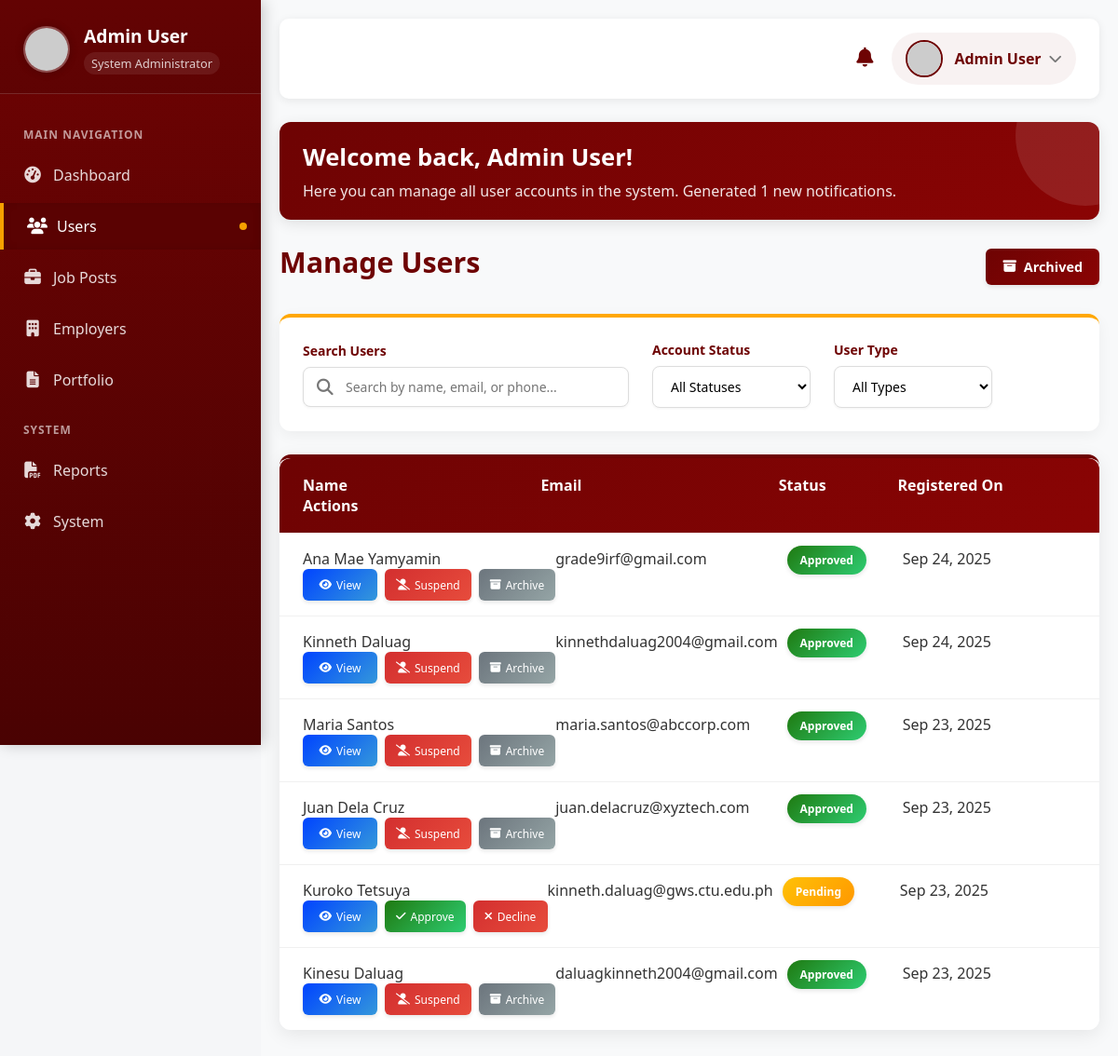
Screenshot of /admin_manage_users.php (signed in) with the database file from the repository.
### tables this page shows
CREATE TABLE `users` (
  `usr_id` int NOT NULL AUTO_INCREMENT,
  `usr_name` varchar(100) NOT NULL,
  `usr_email` varchar(100) NOT NULL,
  `usr_phone` varchar(15) DEFAULT NULL,
  `usr_password` varchar(255) NOT NULL,
  `usr_profile_photo` varchar(255) DEFAULT NULL,
  `usr_role` enum('admin','graduate','employer','staff') DEFAULT NULL,
  `usr_gender` enum('Male','Female','Other') DEFAULT NULL,
  `usr_birthdate` date DEFAULT NULL,
  `usr_address` varchar(255) DEFAULT NULL,
  `usr_is_approved` tinyint(1) DEFAULT '0',
  `usr_account_status` enum('active','pending','suspended','inactive') DEFAULT 'pending',
  `usr_failed_login_attempts` int DEFAULT '0',
  `usr_last_login` timestamp NULL DEFAULT NULL,
  `usr_reset_token` varchar(255) DEFAULT NULL,
  `usr_reset_expiry` timestamp NULL DEFAULT NULL,
  `usr_created_at` timestamp NULL DEFAULT CURRENT_TIMESTAMP,
  `usr_updated_at` timestamp NULL DEFAULT CURRENT_TIMESTAMP ON UPDATE CURRENT_TIMESTAMP,
  PRIMARY KEY (`usr_id`),
  UNIQUE KEY `usr_email` (`usr_email`),
  UNIQUE KEY `usr_phone` (`usr_phone`),
  KEY `idx_usr_email` (`usr_email`),
  KEY `idx_usr_role` (`usr_role`),
  KEY `idx_usr_status` (`usr_account_status`)
);

### admin_manage_users.php (the view, shortened to what the rows shown need)
<?php
$host = "localhost";
$dbname = "growth_db";
$username = "root";
$password = "06162004";
try {
    $conn = new PDO("mysql:host=$host;dbname=$dbname", $username, $password);
    $conn->setAttribute(PDO::ATTR_ERRMODE, PDO::ERRMODE_EXCEPTION);
} catch (PDOException $e) {
    die("Database Connection Failed: " . $e->getMessage());
}
function createAdminNotification($conn, $type, $message, $related_id = null) {
    $adminStmt = $conn->query("SELECT usr_id FROM users WHERE usr_role = 'admin'");
    $admins = $adminStmt->fetchAll(PDO::FETCH_COLUMN);
    foreach ($admins as $adminId) {
        $stmt = $conn->prepare("INSERT INTO notifications (notif_usr_id, notif_message, notif_type, notif_created_at)
                               VALUES (?, ?, ?, NOW())");
        $stmt->execute([$adminId, $message, $type]);
    }
}
function checkNewUserRegistrations($conn) {
    $lastNotifStmt = $conn->query("SELECT MAX(notif_created_at) FROM notifications WHERE notif_type = 'new_user_registration'");
    $lastNotif = $lastNotifStmt->fetchColumn();
    if ($lastNotif) {
        $sql = "SELECT usr_id, usr_name, usr_role, usr_email, usr_created_at
                FROM users
                WHERE usr_created_at > ?
                AND usr_role != 'admin'
                AND usr_created_at >= DATE_SUB(NOW(), INTERVAL 7 DAY) -- Limit to last 7 days to avoid old users
                ORDER BY usr_created_at DESC";
        $newUsersStmt = $conn->prepare($sql);
        $newUsersStmt->execute([$lastNotif]);
        $newUsers = $newUsersStmt->fetchAll(PDO::FETCH_ASSOC);
    } else {
        $sql = "SELECT usr_id, usr_name, usr_role, usr_email, usr_created_at
                FROM users
                WHERE usr_created_at >= DATE_SUB(NOW(), INTERVAL 24 HOUR)
                AND usr_role != 'admin'
                ORDER BY usr_created_at DESC";
        $newUsersStmt = $conn->query($sql);
        $newUsers = $newUsersStmt->fetchAll(PDO::FETCH_ASSOC);
    }
    return 0;
}
function checkPendingApprovals($conn) {
    $notificationsGenerated = 0;
    $pendingEmployersStmt = $conn->query("SELECT COUNT(*) as count FROM users WHERE usr_role = 'employer' AND usr_is_approved = FALSE");
    $pendingEmployers = $pendingEmployersStmt->fetch(PDO::FETCH_ASSOC);
    $pendingJobsStmt = $conn->query("SELECT COUNT(*) as count FROM jobs WHERE job_status = 'pending'");
    $pendingJobs = $pendingJobsStmt->fetch(PDO::FETCH_ASSOC);
    return $notificationsGenerated;
}
function checkProfileIssues($conn) {
    $incompleteProfilesStmt = $conn->query("
        SELECT COUNT(*) as count FROM users u
        LEFT JOIN graduates g ON u.usr_id = g.grad_usr_id
        WHERE u.usr_role = 'graduate'
        AND (g.grad_id IS NULL OR g.grad_school_id = '' OR g.grad_degree = '' OR g.grad_job_preference = '')
    ");
    $incompleteProfiles = $incompleteProfilesStmt->fetch(PDO::FETCH_ASSOC);
    return 0;
}
function checkApplicationTrends($conn) {
    $recentApplicationsStmt = $conn->query("
        SELECT COUNT(*) as count FROM applications
        WHERE app_applied_at >= DATE_SUB(NOW(), INTERVAL 1 HOUR)
    ");
    $recentApplications = $recentApplicationsStmt->fetch(PDO::FETCH_ASSOC);
    $lastAppNotifStmt = $conn->query("SELECT MAX(notif_created_at) FROM notifications WHERE notif_type = 'new_application'");
    $lastAppNotif = $lastAppNotifStmt->fetchColumn();
    if ($lastAppNotif) {
        $newApplicationsStmt = $conn->query("
            SELECT COUNT(*) as count FROM applications
            WHERE app_applied_at > '$lastAppNotif'
        ");
        $newApplications = $newApplicationsStmt->fetch(PDO::FETCH_ASSOC);
    } else {
        $newApplicationsStmt = $conn->query("
            SELECT COUNT(*) as count FROM applications
            WHERE app_applied_at >= DATE_SUB(NOW(), INTERVAL 1 HOUR)
        ");
        $newApplications = $newApplicationsStmt->fetch(PDO::FETCH_ASSOC);
    }
    return 0;
}
function checkSystemAnalytics($conn) {
    $notificationsGenerated = 0;
    $employmentRateStmt = $conn->query("
        SELECT
            COUNT(*) as total_graduates,
            SUM(CASE WHEN a.app_status = 'hired' THEN 1 ELSE 0 END) as hired_graduates
        FROM graduates g
        LEFT JOIN users u ON g.grad_usr_id = u.usr_id
        LEFT JOIN applications a ON u.usr_id = a.app_grad_usr_id
    ");
    $employmentRate = $employmentRateStmt->fetch(PDO::FETCH_ASSOC);
    if ($employmentRate['total_graduates'] > 0) {
        $employmentPercentage = round(($employmentRate['hired_graduates'] / $employmentRate['total_graduates']) * 100);
        if ($employmentPercentage >= 70) {
            $existingNotif = $conn->prepare("SELECT COUNT(*) FROM notifications
                                            WHERE notif_type = 'employment_success'
                                            AND DATE(notif_created_at) = CURDATE()");
            $existingNotif->execute();
            if ($existingNotif->fetchColumn() == 0) {
                createAdminNotification($conn, 'employment_success',
                    "Great news! Employment rate is at {$employmentPercentage}% among graduates.");
                $notificationsGenerated++;
            }
        } elseif ($employmentPercentage <= 30) {
            $existingNotif = $conn->prepare("SELECT COUNT(*) FROM notifications
                                            WHERE notif_type = 'employment_low'
                                            AND DATE(notif_created_at) = CURDATE()");
            $existingNotif->execute();
            if ($existingNotif->fetchColumn() == 0) {
                createAdminNotification($conn, 'employment_low',
                    "Employment rate is low at {$employmentPercentage}%. Consider career support initiatives.");
                $notificationsGenerated++;
            }
        }
    }
    $topSkillsStmt = $conn->query("
        SELECT s.skill_name, COUNT(gs.skill_id) as demand_count
        FROM graduate_skills gs
        JOIN skills s ON gs.skill_id = s.skill_id
        GROUP BY s.skill_name
        ORDER BY demand_count DESC
        LIMIT 1
    ");
    $topSkills = $topSkillsStmt->fetch(PDO::FETCH_ASSOC);
    return $notificationsGenerated;
}
function generateSystemNotifications($conn) {
    $totalNotifications = 0;
    $totalNotifications += checkNewUserRegistrations($conn);
    $totalNotifications += checkPendingApprovals($conn);
    $totalNotifications += checkProfileIssues($conn);
    $totalNotifications += checkApplicationTrends($conn);
    $totalNotifications += checkSystemAnalytics($conn);
    return $totalNotifications;
}
$notificationsGenerated = generateSystemNotifications($conn);
$admin_id = $_SESSION['user_id'];
$admin_stmt = $conn->prepare("SELECT * FROM users WHERE usr_id = :id");
$admin_stmt->bindParam(':id', $admin_id);
$admin_stmt->execute();
$admin_user = $admin_stmt->fetch(PDO::FETCH_ASSOC);
$admin_profile_photo = "https://ui-avatars.com/api/?name=" . urlencode($admin_user['usr_name']) . "&background=3498db&color=fff";
$query = "SELECT * FROM users WHERE usr_role != 'admin' AND usr_account_status != 'inactive'";
$query .= " ORDER BY usr_created_at DESC";
try {
    $stmt = $conn->prepare($query);
    $stmt->execute();
    $users = $stmt->fetchAll(PDO::FETCH_ASSOC);
} catch (PDOException $e) {
    $error = "Error fetching users: " . $e->getMessage();
    $users = [];
}
?>
<!DOCTYPE html>
<html lang="en">
<head>
    <link rel="stylesheet" href="https://cdnjs.cloudflare.com/ajax/libs/font-awesome/6.4.0/css/all.min.css">
</head>
<body>
    <div class="sidebar">
        <div class="sidebar-header">
            <div class="sidebar-header-text">
                <h3><?= htmlspecialchars($admin_user['usr_name']) ?></h3>
                <div class="admin-role">System Administrator</div>
            </div>
        </div>
    </div>
    <div class="main-content">
        <div class="top-nav">
            <div class="nav-right">
                <div class="admin-profile" id="adminProfile">
                    <img src="<?= $admin_profile_photo ?>" alt="Admin">
                    <span class="admin-name"><?= htmlspecialchars($admin_user['usr_name']) ?></span>
                    <i class="fas fa-chevron-down"></i>
                </div>
            </div>
        </div>
        <div class="welcome-message">
            <h2>Welcome back, <?= htmlspecialchars($admin_user['usr_name']) ?>!</h2>
            <p>Here you can manage all user accounts in the system. <?= $notificationsGenerated > 0 ? "Generated {$notificationsGenerated} new notifications." : "" ?></p>
        </div>
        <div class="page-header">
            <h1 class="page-title">Manage Users</h1>
        </div>
        <div class="table-container">
            <div class="users-table">
                <?php if (!empty($users)): ?>
                    <?php foreach ($users as $user):
                        $status_class = '';
                        $status_text = '';
                        if ($user['usr_account_status'] === 'inactive') {
                            $status_class = 'status-inactive';
                            $status_text = 'Inactive';
                        } elseif ($user['usr_is_approved']) {
                            $status_class = 'status-active';
                            $status_text = 'Approved';
                        } else {
                            $status_class = 'status-pending';
                            $status_text = 'Pending';
                        }
                    ?>
                        <div class="table-row" data-status="<?= $user['usr_is_approved'] ? 'approved' : 'pending' ?>" data-type="<?= $user['usr_role'] ?>">
                            <div><?= htmlspecialchars($user['usr_name']) ?></div>
                            <div><?= htmlspecialchars($user['usr_email']) ?></div>
                            <div>
                                <span class="status-badge <?= $status_class ?>"><?= $status_text ?></span>
                            </div>
                            <div><?= date('M j, Y', strtotime($user['usr_created_at'])) ?></div>
                            <div class="action-buttons">
                                <button class="action-btn view" onclick="viewUser(<?= $user['usr_id'] ?>)">
                                    <i class="fas fa-eye"></i> View
                                </button>
                                <?php if ($user['usr_account_status'] === 'inactive'): ?>
                                    <form method="POST" style="display: inline;">
                                        <input type="hidden" name="user_id" value="<?= $user['usr_id'] ?>">
                                        <button type="submit" name="restore_user" class="action-btn restore">
                                            <i class="fas fa-undo"></i> Restore
                                        </button>
                                    </form>
                                <?php else: ?>
                                    <?php if (!$user['usr_is_approved']): ?>
                                        <button type="button" onclick="showConfirmation('approve', <?= $user['usr_id'] ?>, '<?= htmlspecialchars($user['usr_name']) ?>')" class="action-btn approve">
                                            <i class="fas fa-check"></i> Approve
                                        </button>
                                        <button type="button" onclick="showConfirmation('decline', <?= $user['usr_id'] ?>, '<?= htmlspecialchars($user['usr_name']) ?>')" class="action-btn decline">
                                            <i class="fas fa-times"></i> Decline
                                        </button>
                                    <?php else: ?>
                                        <button type="button" onclick="showConfirmation('suspend', <?= $user['usr_id'] ?>, '<?= htmlspecialchars($user['usr_name']) ?>')" class="action-btn deactivate">
                                            <i class="fas fa-user-slash"></i> Suspend
                                        </button>
                                        <button type="button" onclick="showConfirmation('archive', <?= $user['usr_id'] ?>, '<?= htmlspecialchars($user['usr_name']) ?>')" class="action-btn archive">
                                            <i class="fas fa-archive"></i> Archive
                                        </button>
                                    <?php endif; ?>
                                <?php endif; ?>
                            </div>
                        </div>
                    <?php endforeach; ?>
                <?php endif; ?>
            </div>
        </div>
    </div>
</body>
</html>

### rows the page displays
users: usr_name "Admin User"
users: usr_name "Ana Mae Yamyamin", usr_email "grade9irf@gmail.com", status_text "Approved", usr_created_at "Sep 24, 2025"
users: usr_name "Kinneth Daluag", usr_email "kinnethdaluag2004@gmail.com", status_text "Approved", usr_created_at "Sep 24, 2025"
users: usr_name "Maria Santos", usr_email "maria.santos@abccorp.com", status_text "Approved", usr_created_at "Sep 23, 2025"
users: usr_name "Juan Dela Cruz", usr_email "juan.delacruz@xyztech.com", status_text "Approved", usr_created_at "Sep 23, 2025"
users: usr_name "Kuroko Tetsuya", usr_email "kinneth.daluag@gws.ctu.edu.ph", status_text "Pending", usr_created_at "Sep 23, 2025"
users: usr_name "Kinesu Daluag", usr_email "daluagkinneth2004@gmail.com", status_text "Approved", usr_created_at "Sep 23, 2025"

### other values shown
$notificationsGenerated "1"
